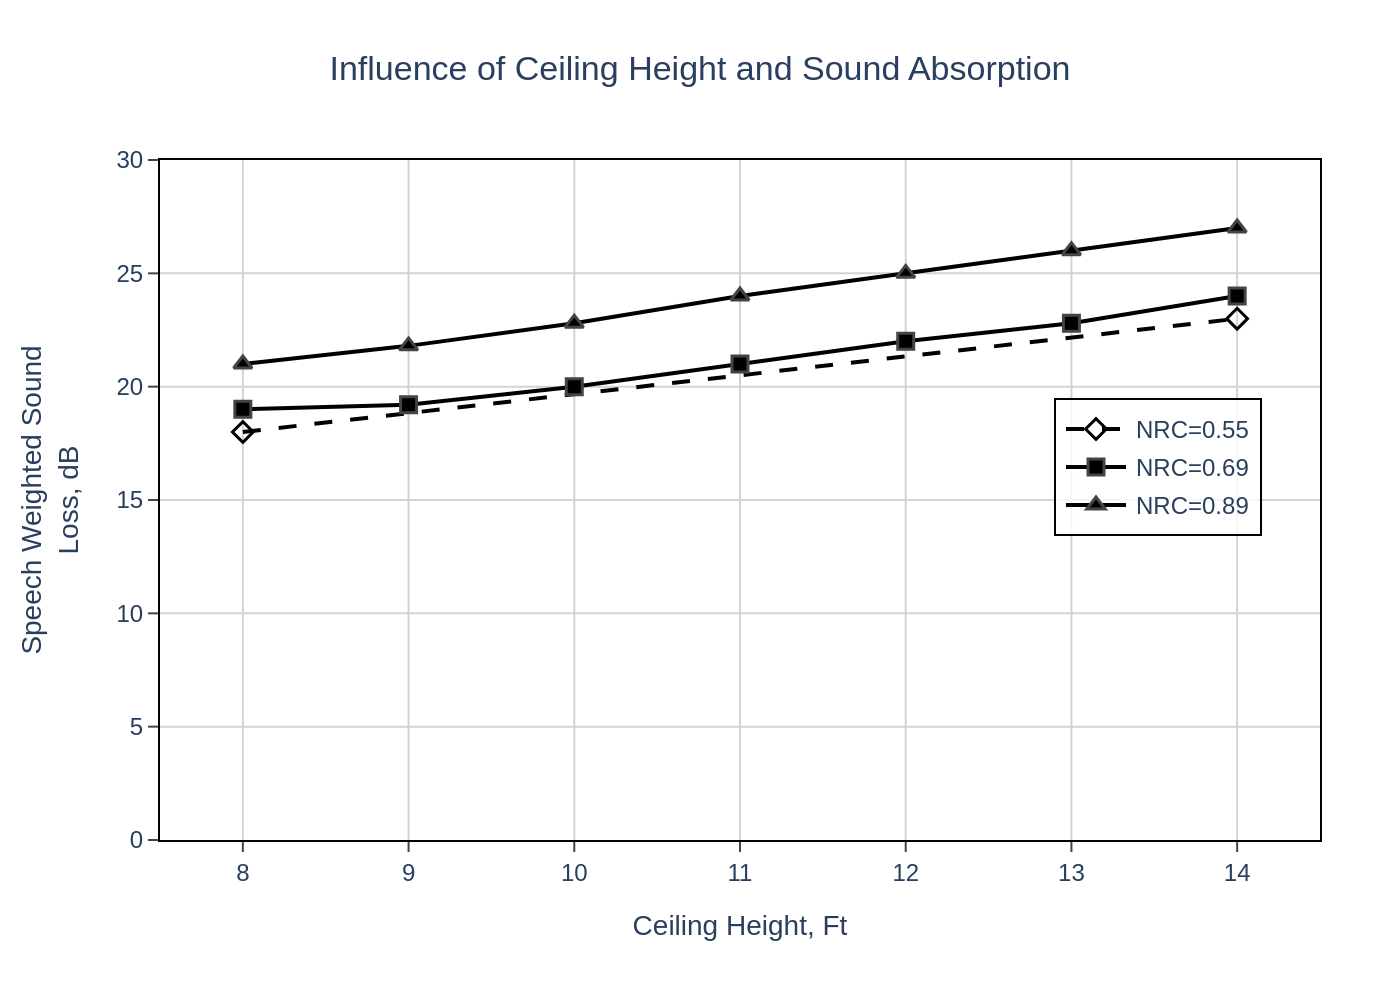

The Python source for this figure:
import sys
import json
import pathlib
import plotly.graph_objects as go

# Check if a file path is provided as a command-line argument
if len(sys.argv) < 2:
    print(f"Usage: python {sys.argv[0]} <path_to_json_file>")
    sys.exit(1)

json_path = sys.argv[1]

# Check if the JSON file exists
if not pathlib.Path(json_path).is_file():
    print(f"Error: File not found at {json_path}")
    sys.exit(1)

# Read the JSON file
with open(json_path, 'r', encoding='utf-8') as f:
    chart_spec = json.load(f)

# Extract data and texts from the JSON object
chart_data = chart_spec.get('chart_data', [])
texts = chart_spec.get('texts', {})
colors = chart_spec.get('colors', [])

# Create the figure
fig = go.Figure()

# Add traces for each data series
for i, series in enumerate(chart_data):
    fig.add_trace(go.Scatter(
        x=series.get('x'),
        y=series.get('y'),
        name=series.get('name'),
        mode='lines+markers',
        line=dict(
            color=colors[i % len(colors)],
            dash=series.get('line_style', 'solid')
        ),
        marker=dict(
            symbol=series.get('marker_symbol'),
            color=colors[i % len(colors)],
            size=8,
            line=dict(width=1.5) # For open markers
        )
    ))

# Update the layout of the chart
fig.update_layout(
    title=dict(
        text=texts.get('title'),
        x=0.5,
        xanchor='center'
    ),
    xaxis_title=texts.get('x_axis_title'),
    yaxis_title=texts.get('y_axis_title'),
    font=dict(
        family="Arial",
        size=12
    ),
    plot_bgcolor='white',
    xaxis=dict(
        range=[7.5, 14.5],
        tickmode='array',
        tickvals=[8, 9, 10, 11, 12, 13, 14],
        showgrid=True,
        gridcolor='lightgray',
        linecolor='black',
        linewidth=1,
        mirror=True,
        ticks='outside'
    ),
    yaxis=dict(
        range=[0, 30],
        dtick=5,
        showgrid=True,
        gridcolor='lightgray',
        linecolor='black',
        linewidth=1,
        mirror=True,
        ticks='outside',
        zeroline=False
    ),
    legend=dict(
        x=0.95,
        y=0.65,
        xanchor='right',
        yanchor='top',
        bgcolor='rgba(255, 255, 255, 0.8)',
        bordercolor='black',
        borderwidth=1
    ),
    margin=dict(l=80, r=40, t=80, b=80)
)

# Determine the output filename from the input JSON path
filename_base = pathlib.Path(json_path).stem
output_filename = f"{filename_base}.png"

# Save the figure as a PNG image
fig.write_image(output_filename, scale=2)

print(f"Chart saved as {output_filename}")
